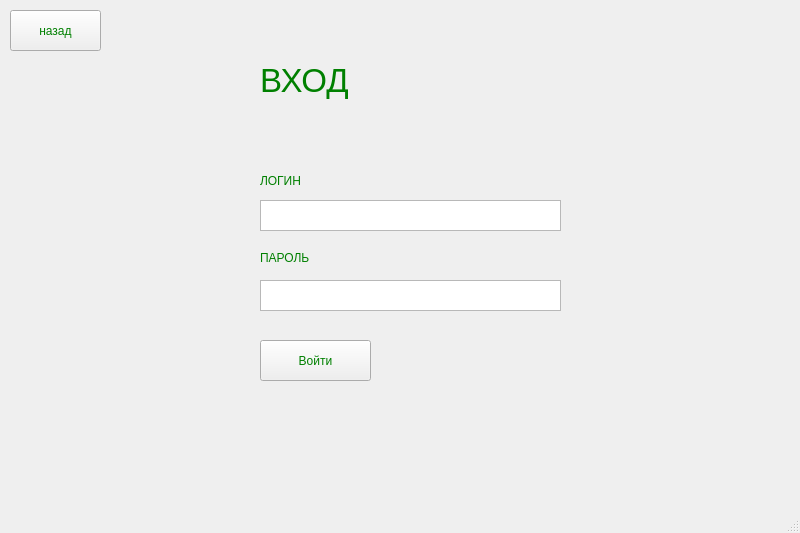
<?xml version="1.0" encoding="UTF-8"?>
<ui version="4.0">
 <class>MainWindow</class>
 <widget class="QMainWindow" name="MainWindow">
  <property name="geometry">
   <rect>
    <x>0</x>
    <y>0</y>
    <width>800</width>
    <height>533</height>
   </rect>
  </property>
  <property name="windowTitle">
   <string>MainWindow</string>
  </property>
  <property name="styleSheet">
   <string notr="true">QLabel {
    color: green;
    text-align: center;
}</string>
  </property>
  <property name="documentMode">
   <bool>false</bool>
  </property>
  <widget class="QWidget" name="centralwidget">
   <widget class="QLabel" name="label_authorization">
    <property name="geometry">
     <rect>
      <x>260</x>
      <y>10</y>
      <width>301</width>
      <height>141</height>
     </rect>
    </property>
    <property name="font">
     <font>
      <pointsize>25</pointsize>
      <weight>50</weight>
      <bold>false</bold>
      <underline>false</underline>
     </font>
    </property>
    <property name="mouseTracking">
     <bool>false</bool>
    </property>
    <property name="tabletTracking">
     <bool>false</bool>
    </property>
    <property name="layoutDirection">
     <enum>Qt::LeftToRight</enum>
    </property>
    <property name="styleSheet">
     <string notr="true"/>
    </property>
    <property name="text">
     <string>ВХОД</string>
    </property>
   </widget>
   <widget class="QTextEdit" name="text_login">
    <property name="geometry">
     <rect>
      <x>260</x>
      <y>200</y>
      <width>301</width>
      <height>31</height>
     </rect>
    </property>
   </widget>
   <widget class="QTextEdit" name="text_password">
    <property name="geometry">
     <rect>
      <x>260</x>
      <y>280</y>
      <width>301</width>
      <height>31</height>
     </rect>
    </property>
   </widget>
   <widget class="QLabel" name="label_login">
    <property name="geometry">
     <rect>
      <x>260</x>
      <y>170</y>
      <width>41</width>
      <height>21</height>
     </rect>
    </property>
    <property name="text">
     <string>ЛОГИН</string>
    </property>
   </widget>
   <widget class="QLabel" name="label_password">
    <property name="geometry">
     <rect>
      <x>260</x>
      <y>250</y>
      <width>51</width>
      <height>16</height>
     </rect>
    </property>
    <property name="text">
     <string>ПАРОЛЬ</string>
    </property>
   </widget>
   <widget class="QPushButton" name="login_button">
    <property name="geometry">
     <rect>
      <x>260</x>
      <y>340</y>
      <width>111</width>
      <height>41</height>
     </rect>
    </property>
    <property name="styleSheet">
     <string notr="true">color: green;
</string>
    </property>
    <property name="text">
     <string>Войти</string>
    </property>
   </widget>
   <widget class="QPushButton" name="back_button">
    <property name="geometry">
     <rect>
      <x>10</x>
      <y>10</y>
      <width>91</width>
      <height>41</height>
     </rect>
    </property>
    <property name="styleSheet">
     <string notr="true">color: green;</string>
    </property>
    <property name="text">
     <string>назад</string>
    </property>
   </widget>
   <widget class="QLabel" name="error">
    <property name="geometry">
     <rect>
      <x>260</x>
      <y>310</y>
      <width>301</width>
      <height>20</height>
     </rect>
    </property>
    <property name="text">
     <string/>
    </property>
   </widget>
  </widget>
  <widget class="QMenuBar" name="menubar">
   <property name="geometry">
    <rect>
     <x>0</x>
     <y>0</y>
     <width>800</width>
     <height>21</height>
    </rect>
   </property>
  </widget>
  <widget class="QStatusBar" name="statusbar"/>
 </widget>
 <resources/>
 <connections/>
</ui>
